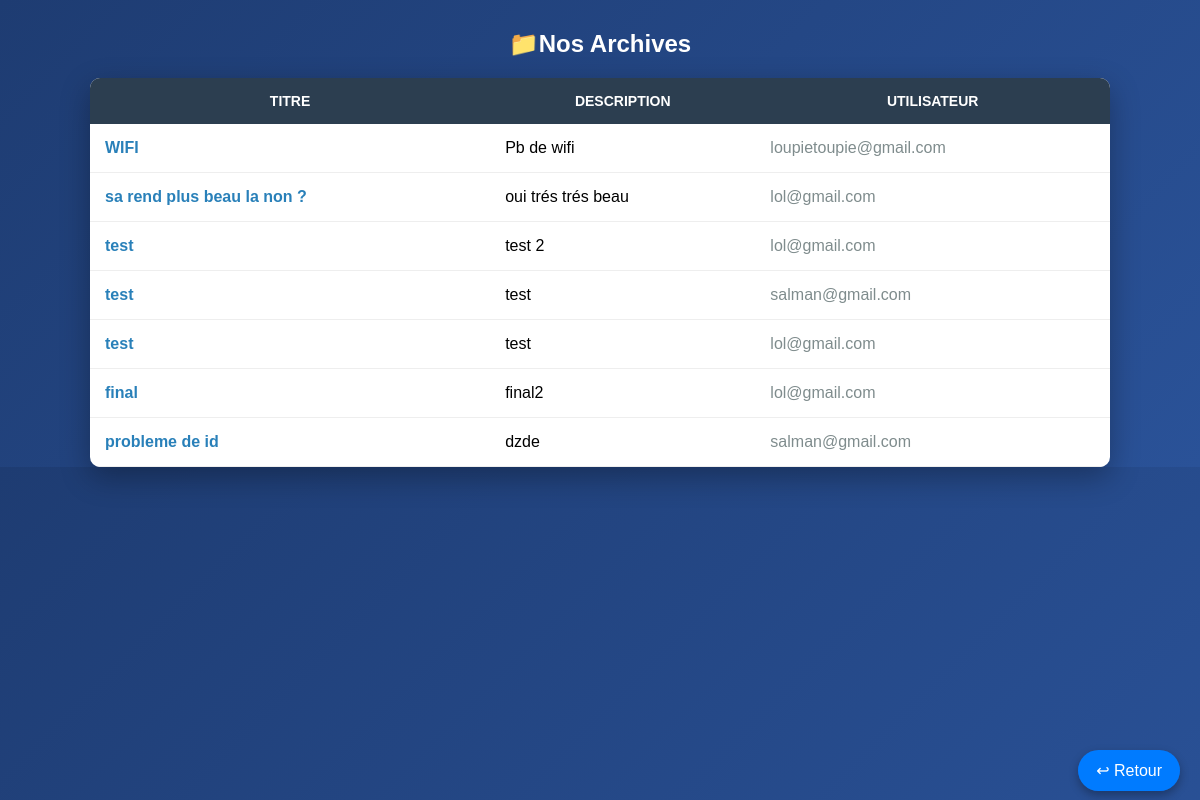
The page /helbdesk_nassihi_soufiane/ancien_tickets.php (signed in) on the database its author committed.
### tables this page shows
CREATE TABLE `tickets` (
  `id` int(11) NOT NULL,
  `titre` varchar(255) NOT NULL,
  `description` text NOT NULL,
  `statut` enum('ouvert','en_cours','ferme','') NOT NULL,
  `user_id` int(11) NOT NULL,
  `date_de_creation` timestamp NOT NULL DEFAULT current_timestamp() ON UPDATE current_timestamp()
);

CREATE TABLE `users` (
  `id` int(11) NOT NULL,
  `nom` varchar(100) NOT NULL,
  `email` varchar(150) NOT NULL,
  `mot_de_passe` varchar(255) NOT NULL,
  `role` enum('technicien','admin','user','') NOT NULL,
  `date_de_création` timestamp NOT NULL DEFAULT current_timestamp() ON UPDATE current_timestamp()
);

### helbdesk_nassihi_soufiane/ancien_tickets.php (the view, shortened to what this page needs)
<?php
require_once('config.php');
$mon_id=$_SESSION['user_id'];
    if($_SESSION['role']=="user"){
        $sql="select * from tickets where statut='ferme' and user_id=?";
        $stmt=mysqli_prepare($monLien,$sql);
        mysqli_stmt_bind_param($stmt,"i",$mon_id);
        mysqli_stmt_execute($stmt);
        $monAffiche=mysqli_stmt_get_result($stmt);
    }elseif($_SESSION['role']=="admin" || $_SESSION['role']=="technicien"){
    $sql = "SELECT tickets.*, users.email
            FROM tickets
            JOIN users ON tickets.user_id = users.id
            WHERE tickets.statut = 'ferme'";
    $monAffiche = mysqli_query($monLien, $sql);
}
?>
<!DOCTYPE html>
<html lang="fr">
<head>
</head>
<body>
    <?php if($_SESSION['role']=="user"){ ?>
<h2>📁 Mes anciens tickets</h2>
<?php }else{?>
<h2>📁Nos Archives</h2>
<?php }?>
<?php if($_SESSION['role']=="user"){?>
<nav>
    <a href="ticket.php">↩ Retour</a>
</nav>
<?php }else{?>
<nav>
    <a href="index.php">↩ Retour</a>
</nav>
<?php }?>
<table>
<tr>
    <th>Titre</th>
    <th>Description</th>
<?php if($_SESSION['role']=="admin" || $_SESSION['role']=="technicien"){?>
    <th>Utilisateur</th>
    <?php }?>
</tr>
<?php
while($ligne = mysqli_fetch_assoc($monAffiche)){
?>
<tr>
    <td class="titre">
        <?php  print($ligne['titre']); ?>
    </td>
    <td>
        <?php  print($ligne['description']); ?>
    </td>
    <?php if($_SESSION['role']=="admin" || $_SESSION['role']=="technicien"){?>
    <td class="date">
        <?php print($ligne['email']); ?>
    </td>
    <?php }?>
</tr>
<?php
}
?>
</table>
</body>
</html>

### helbdesk_nassihi_soufiane/ancien_tickets.php (style rules this page uses)
body { margin:0; font-family: Arial; background: linear-gradient(135deg, #1e3c72, #2a5298); color:white; }
h2 { text-align:center; margin-top:30px; }
table { width:85%; margin:auto; border-collapse:collapse; background:white; color:black; border-radius:10px; overflow:hidden; box-shadow:0 10px 30px rgba(0,0,0,0.3); }
th { background:#2c3e50; color:white; padding:15px; text-transform:uppercase; font-size:14px; }
td { padding:15px; border-bottom:1px solid #eee; }
.titre { color:#2980b9; font-weight:bold; }
.date { color:#7f8c8d; }
nav { position:fixed; bottom:20px; right:20px; }
nav a { background:#007BFF; color:white; padding:12px 18px; border-radius:25px; text-decoration:none; box-shadow:0 4px 10px rgba(0,0,0,0.3); transition:0.3s; }
table { animation: fadeIn 0.6s ease; }

### rows shown on the page
tickets: titre "WIFI", description "Pb de wifi", user.email "loupietoupie@gmail.com"
tickets: titre "sa rend plus beau la non ?", description "oui trés trés beau", user.email "lol@gmail.com"
tickets: titre "test", description "test 2", user.email "lol@gmail.com"
tickets: titre "test", description "test", user.email "salman@gmail.com"
tickets: titre "test", description "test", user.email "lol@gmail.com"
tickets: titre "final", description "final2", user.email "lol@gmail.com"
tickets: titre "probleme de id", description "dzde", user.email "salman@gmail.com"
